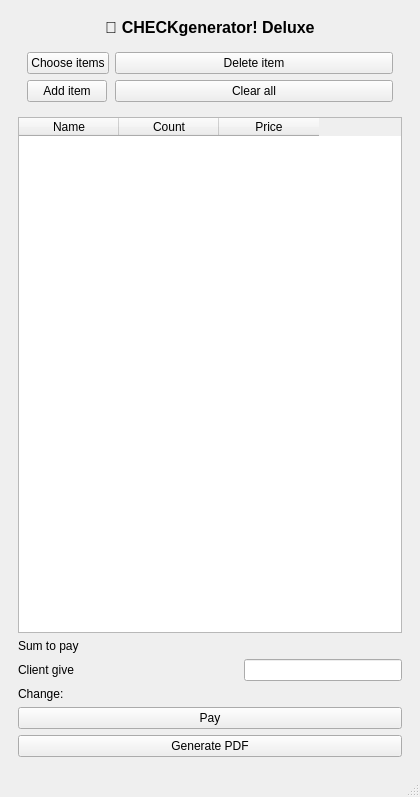
<?xml version="1.0" encoding="UTF-8"?>
<ui version="4.0">
 <class>MainWindow</class>
 <widget class="QMainWindow" name="MainWindow">
  <property name="geometry">
   <rect>
    <x>0</x>
    <y>0</y>
    <width>420</width>
    <height>797</height>
   </rect>
  </property>
  <property name="windowTitle">
   <string>MainWindow</string>
  </property>
  <property name="locale">
   <locale language="English" country="UnitedStates"/>
  </property>
  <widget class="QWidget" name="centralwidget">
   <layout class="QVBoxLayout" name="verticalLayout_2">
    <item>
     <widget class="QWidget" name="widget" native="true">
      <property name="locale">
       <locale language="English" country="UnitedStates"/>
      </property>
      <layout class="QVBoxLayout" name="verticalLayout">
       <item>
        <widget class="QLabel" name="titleLabel">
         <property name="font">
          <font>
           <family>System</family>
           <pointsize>12</pointsize>
           <bold>true</bold>
          </font>
         </property>
         <property name="locale">
          <locale language="English" country="UnitedStates"/>
         </property>
         <property name="text">
          <string>🧾 CHECKgenerator! Deluxe</string>
         </property>
         <property name="alignment">
          <set>Qt::AlignmentFlag::AlignCenter</set>
         </property>
        </widget>
       </item>
       <item>
        <widget class="QWidget" name="widget_3" native="true">
         <layout class="QFormLayout" name="formLayout">
          <item row="0" column="0">
           <widget class="QPushButton" name="loadFromFileButton">
            <property name="text">
             <string>Choose items</string>
            </property>
           </widget>
          </item>
          <item row="0" column="1">
           <widget class="QPushButton" name="deleteRowButton">
            <property name="text">
             <string>Delete item</string>
            </property>
           </widget>
          </item>
          <item row="1" column="0">
           <widget class="QPushButton" name="addRowButton">
            <property name="text">
             <string>Add item</string>
            </property>
           </widget>
          </item>
          <item row="1" column="1">
           <widget class="QPushButton" name="clearRowsButton">
            <property name="text">
             <string>Clear all</string>
            </property>
           </widget>
          </item>
         </layout>
        </widget>
       </item>
       <item>
        <widget class="QTableWidget" name="tableWidget">
         <column>
          <property name="text">
           <string>Name</string>
          </property>
         </column>
         <column>
          <property name="text">
           <string>Count</string>
          </property>
         </column>
         <column>
          <property name="text">
           <string>Price</string>
          </property>
         </column>
        </widget>
       </item>
       <item>
        <layout class="QGridLayout" name="gridLayout">
         <item row="2" column="2">
          <widget class="QLabel" name="labelChange">
           <property name="text">
            <string/>
           </property>
           <property name="alignment">
            <set>Qt::AlignmentFlag::AlignRight|Qt::AlignmentFlag::AlignTrailing|Qt::AlignmentFlag::AlignVCenter</set>
           </property>
          </widget>
         </item>
         <item row="1" column="2">
          <widget class="QLineEdit" name="lineEditClientCash">
           <property name="alignment">
            <set>Qt::AlignmentFlag::AlignRight|Qt::AlignmentFlag::AlignTrailing|Qt::AlignmentFlag::AlignVCenter</set>
           </property>
          </widget>
         </item>
         <item row="0" column="0">
          <widget class="QLabel" name="Sum">
           <property name="text">
            <string>Sum to pay</string>
           </property>
          </widget>
         </item>
         <item row="2" column="0">
          <widget class="QLabel" name="ChangeLeft">
           <property name="text">
            <string>Change:</string>
           </property>
          </widget>
         </item>
         <item row="1" column="0">
          <widget class="QLabel" name="ClientSum">
           <property name="text">
            <string>Client give</string>
           </property>
          </widget>
         </item>
         <item row="0" column="2">
          <widget class="QLabel" name="labelTotal">
           <property name="text">
            <string/>
           </property>
           <property name="alignment">
            <set>Qt::AlignmentFlag::AlignRight|Qt::AlignmentFlag::AlignTrailing|Qt::AlignmentFlag::AlignVCenter</set>
           </property>
          </widget>
         </item>
         <item row="1" column="1">
          <spacer name="horizontalSpacer">
           <property name="orientation">
            <enum>Qt::Orientation::Horizontal</enum>
           </property>
           <property name="sizeHint" stdset="0">
            <size>
             <width>40</width>
             <height>20</height>
            </size>
           </property>
          </spacer>
         </item>
        </layout>
       </item>
       <item>
        <widget class="QPushButton" name="payButton">
         <property name="text">
          <string>Pay</string>
         </property>
        </widget>
       </item>
       <item>
        <widget class="QPushButton" name="ExportToPdf">
         <property name="text">
          <string>Generate PDF</string>
         </property>
        </widget>
       </item>
      </layout>
     </widget>
    </item>
   </layout>
  </widget>
  <widget class="QStatusBar" name="statusbar"/>
 </widget>
 <resources/>
 <connections/>
</ui>
